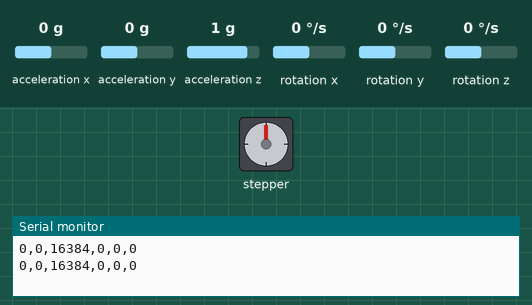
A sketch run on a simulated Arduino Uno, built with avr-gcc and run on an emulated ATmega328P. On the bench: stepper motor, the last lines printed to the serial monitor. Wiring (inferred from the names in the program): MPU-6050 motion sensor at I2C address 0x68; stepper motor (2048 steps per turn assumed): coils pin 8, pin 9, pin 10, pin 11. The test bench sets the inputs (shaded band); at power-on: acceleration x 0 g, acceleration y 0 g, acceleration z 1 g, rotation x 0 °/s, rotation y 0 °/s, rotation z 0 °/s.

Above: at 0.12 s.
At 8.25 s:
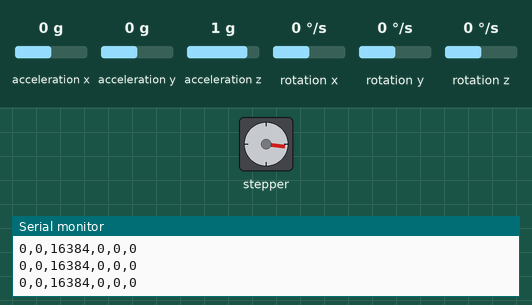
At 19.45 s:
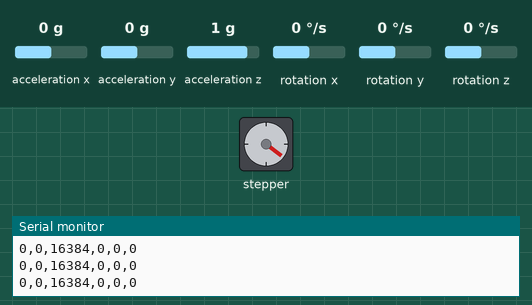
At 39.89 s:
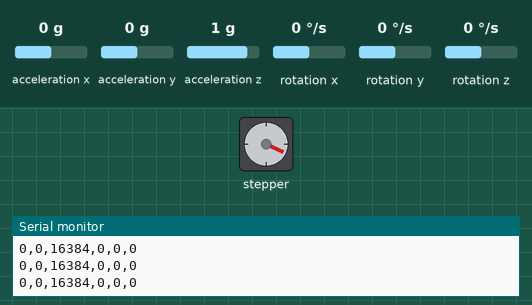
Timing chart, 0 to 40.0 s (numbered marks = the images above):
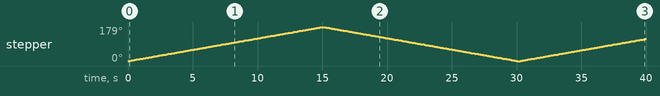

Measured:
- by itself, stepper: turns 179° clockwise in 14.9 s, then 179° counter-clockwise in 14.9 s, then 116° clockwise in 9.7 s

The sketch:

Kenneth_is_tripolar.ino
```cpp
// This Arduino example demonstrates bidirectional operation of a
// 28BYJ-48, using a VMA401 - ULN2003 interface board to drive the stepper.
// The 28BYJ-48 motor is a 4-phase, 8-beat motor, geared down by
// a factor of 68. One bipolar winding is on motor pins 1 & 3 and
// the other on motor pins 2 & 4. The step angle is 5.625/64 and the
// operating Frequency is 100pps. Current draw is 92mA.
////////////////////////////////////////////////
//declare variables for the motor pins and accelerometer functions
#include<Wire.h>
const int MPU6050_addr=0x68;
int16_t AccX,AccY,AccZ,Temp,GyroX,GyroY,GyroZ;
int motorPin1 = 8; // Blue - 28BYJ48 pin 1
int motorPin2 = 9; // Pink - 28BYJ48 pin 2
int motorPin3 = 10; // Yellow - 28BYJ48 pin 3
int motorPin4 = 11; // Orange - 28BYJ48 pin 4
 // Red - 28BYJ48 pin 5 (VCC)
int motorSpeed = 800; // variable to set stepper speed; ms in between steps so
                      // decrease to speed up and increase to slow down
int count = 0; // count of steps made
int countsperrev = 256; // number of steps per full revolution
int lookup[8] = {B01000, B01100, B00100, B00110, B00010, B00011, B00001, B01001};
//////////////////////////////////////////////////////////////////////////////
void setup() {
//declare the motor pins as outputs
 pinMode(motorPin1, OUTPUT);
 pinMode(motorPin2, OUTPUT);
 pinMode(motorPin3, OUTPUT);
 pinMode(motorPin4, OUTPUT);

//open port for accel + gyro
 Wire.begin();
 Wire.beginTransmission(MPU6050_addr);
 Wire.write(0x6B);
 Wire.write(0);
 Wire.endTransmission(true);
 Serial.begin(9600);
}
//////////////////////////////////////////////////////////////////////////////
void loop(){
 if(count < countsperrev )
 clockwise();
 else if (count == countsperrev * 2)
 count = 0;
 else
 anticlockwise();

  count++;
 Wire.beginTransmission(MPU6050_addr);
 Wire.write(0x3B);
 Wire.endTransmission(false);
 Wire.requestFrom(MPU6050_addr,14,true);
 AccX=Wire.read()<<8|Wire.read();
 AccY=Wire.read()<<8|Wire.read();
 AccZ=Wire.read()<<8|Wire.read();
 Temp=Wire.read()<<8|Wire.read();
 GyroX=Wire.read()<<8|Wire.read();
 GyroY=Wire.read()<<8|Wire.read();
 GyroZ=Wire.read()<<8|Wire.read();
 Serial.print(AccX);
 Serial.print(",");
 Serial.print(AccY);
 Serial.print(",");
 Serial.print(AccZ);
 Serial.print(",");
 Serial.print(GyroX);
 Serial.print(",");
 Serial.print(GyroY);
 Serial.print(",");
 Serial.println(GyroZ);
 delay(50);
}
//////////////////////////////////////////////////////////////////////////////
//set pins to ULN2003 high in sequence from 1 to 4
//delay "motorSpeed" between each pin setting (to determine speed)
void anticlockwise()
{
 for(int i = 0; i < 8; i++)
 {
 setOutput(i);
 delayMicroseconds(motorSpeed);
 }
}
void clockwise()
{
 for(int i = 7; i >= 0; i--)
 {
 setOutput(i);
 delayMicroseconds(motorSpeed);
 }
}
void setOutput(int out)
{
 digitalWrite(motorPin1, bitRead(lookup[out], 0));
 digitalWrite(motorPin2, bitRead(lookup[out], 1));
 digitalWrite(motorPin3, bitRead(lookup[out], 2));
 digitalWrite(motorPin4, bitRead(lookup[out], 3));
}
```
